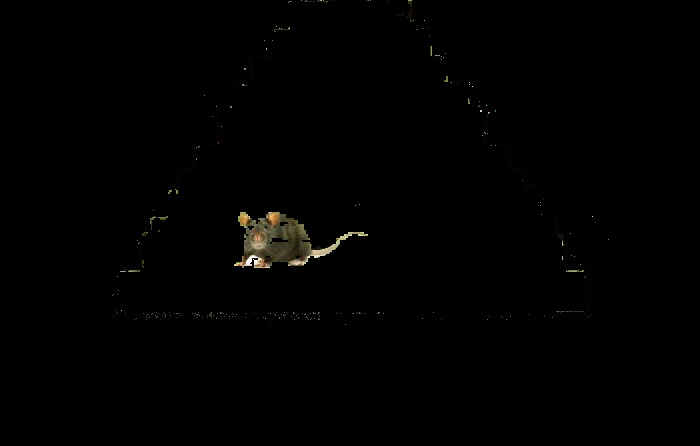
#> input picture scripts/temporaryTest_scripts/ContaminantSampleOutput/1_3_sec.jpg, 700 x 446 px
$ python adaptiveThresholding.py
#> lines starting #> are read from the running program, lines starting #| are printed output that depends on the picture; after the words box and inside, x2 and y2 are one past the last pixel; in counts of white or black regions, pixels touching at a corner belong together
"""
" File:     adaptiveThresholding.py
" Author:   Kevin Ajili <kajili@ucsc.edu>
" Date:     05-18-2018
"""
import cv2
import numpy as np
from matplotlib import pyplot as plt

img = cv2.imread('ContaminantSampleOutput/1_3_sec.jpg',0)
#> img: shape (446, 700); min 0, max 254, mean 1.3
img = cv2.medianBlur(img,5)
ret,th1 = cv2.threshold(img,127,255,cv2.THRESH_BINARY)
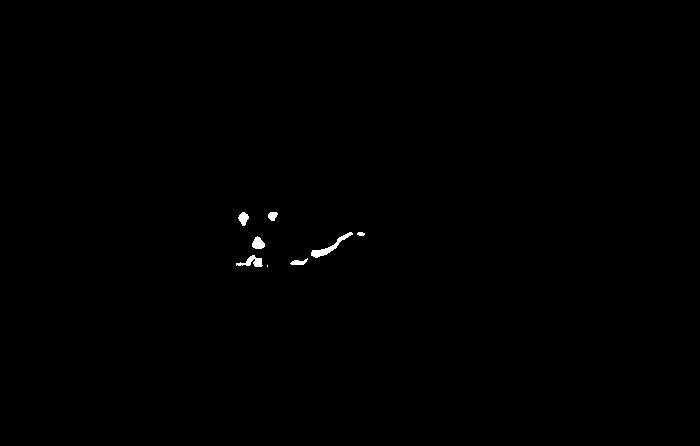
#> th1: shape (446, 700); 0.25% white; 8 white regions (1 under 20 px), largest, box (x1, y1, x2, y2) and area: (311, 232, 353, 258) 241, (236, 255, 263, 267) 157, (252, 236, 265, 249) 118
th2 = cv2.adaptiveThreshold(img,255,cv2.ADAPTIVE_THRESH_MEAN_C,\
            cv2.THRESH_BINARY,11,2)
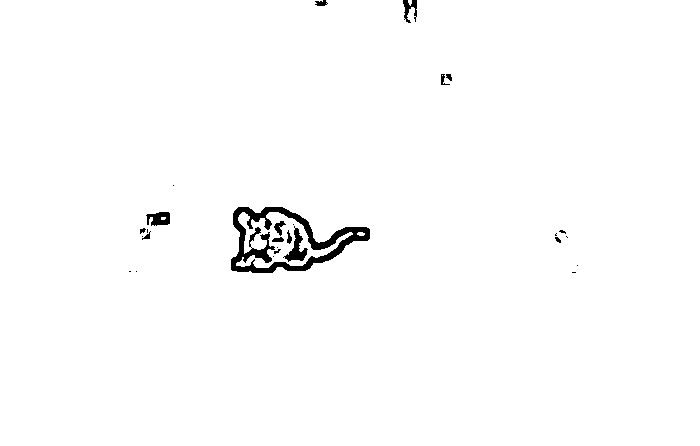
#> th2: shape (446, 700); 98.7% white; 27 black regions (14 under 20 px), largest, box (x1, y1, x2, y2) and area: (231, 207, 370, 273) 2780, (283, 226, 308, 262) 323, (146, 212, 170, 226) 242
th3 = cv2.adaptiveThreshold(img,255,cv2.ADAPTIVE_THRESH_GAUSSIAN_C,\
            cv2.THRESH_BINARY,11,2)
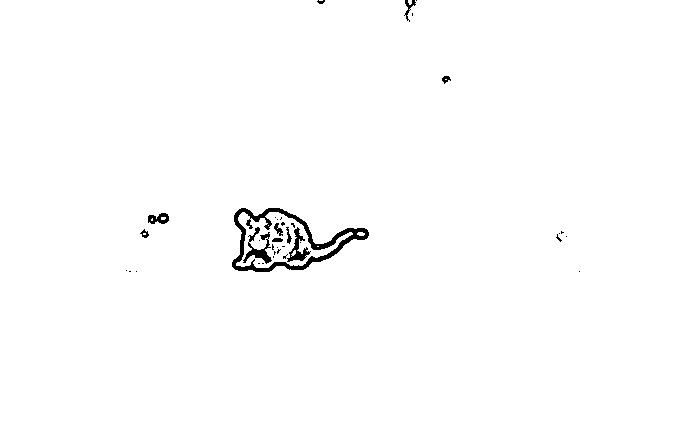
#> th3: shape (446, 700); 99.1% white; 37 black regions (26 under 20 px), largest, box (x1, y1, x2, y2) and area: (232, 208, 369, 272) 1729, (243, 227, 272, 264) 354, (287, 227, 311, 262) 278

# # Save the result of gaussian thresholding
# cv2.imwrite("gaussThresh.jpg", th3)

#Display output of all methods
titles = ['Original Image', 'Global Thresholding (v = 127)',
            'Adaptive Mean Thresholding', 'Adaptive Gaussian Thresholding']
images = [img, th1, th2, th3]
for i in range(4):
    plt.subplot(2,2,i+1),plt.imshow(images[i],'gray')
    plt.title(titles[i])
    plt.xticks([]),plt.yticks([])
plt.show()
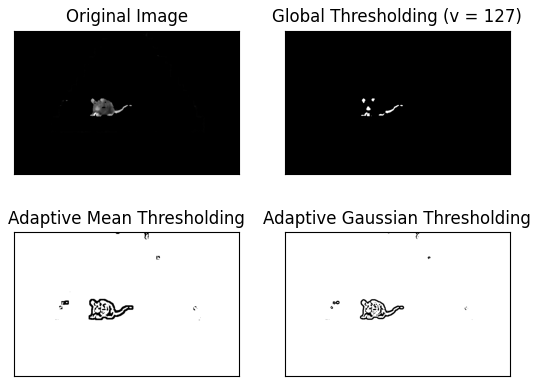
#> figure drawn by matplotlib, 4 panels

$ run again, with scripts/temporaryTest_scripts/ContaminantSampleOutput/0_07_sec.jpg copied over scripts/temporaryTest_scripts/ContaminantSampleOutput/1_3_sec.jpg
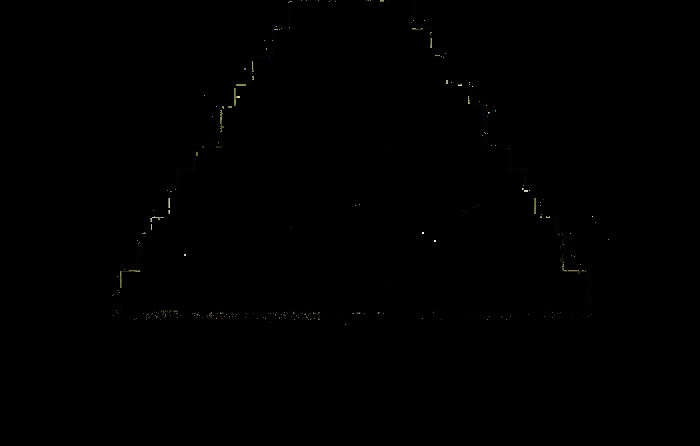
#> input picture scripts/temporaryTest_scripts/ContaminantSampleOutput/0_07_sec.jpg, 700 x 446 px
#> th1: shape (446, 700); every value is 0
#> `th2 = cv2.adaptiveThreshold(img,255,cv2.ADAPTIVE_THRESH_MEAN_C,\ cv2.T..`:
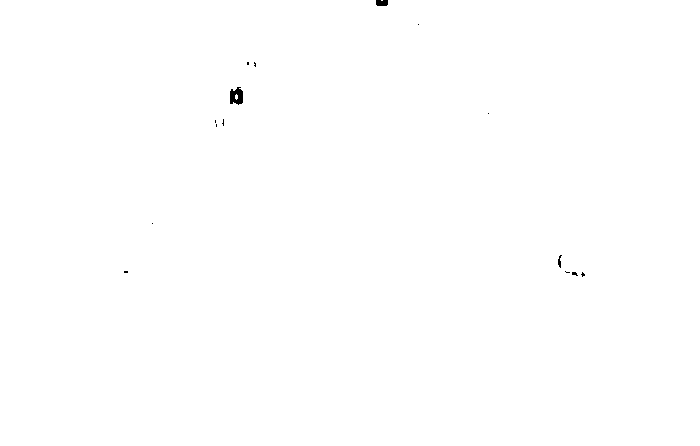
#> th2: shape (446, 700); 99.9% white; 15 black regions (12 under 20 px), largest, box (x1, y1, x2, y2) and area: (230, 87, 243, 105) 173, (376, 0, 388, 6) 68, (558, 255, 562, 268) 28
#> th3: shape (446, 700); 99.9% white; 15 black regions (13 under 20 px), largest, box (x1, y1, x2, y2) and area: (231, 91, 242, 103) 92, (377, 0, 387, 5) 35
#> `plt.show()`:
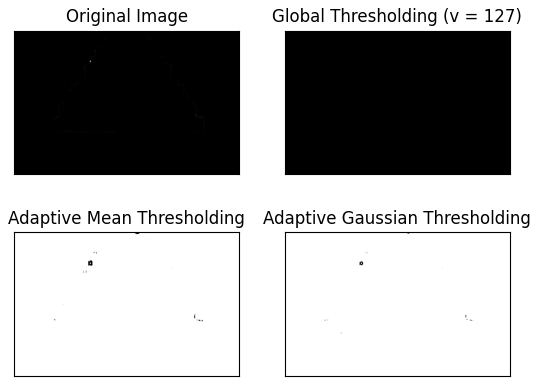
#> figure drawn by matplotlib, 4 panels
